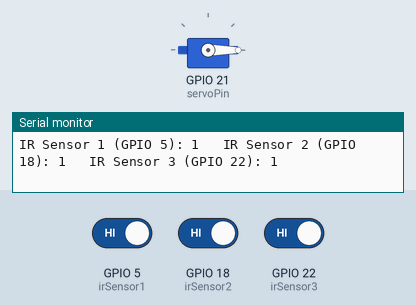
A sketch run on a simulated ESP32. Shown: servo, the last lines printed to the serial monitor. The inputs (shaded band) are chosen by the test bench; at power-on: GPIO 5 (irSensor1) HIGH, GPIO 18 (irSensor2) HIGH, GPIO 22 (irSensor3) HIGH.

Above: at 1.8 s.
1.9 s: GPIO 5 (irSensor1) driven LOW
At 3.2 s:
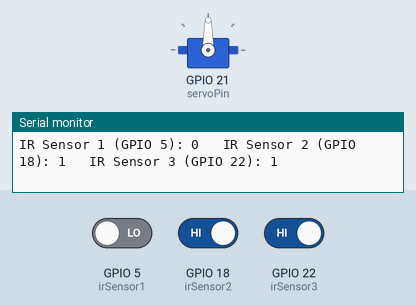
3.5 s: GPIO 5 (irSensor1) driven HIGH
At 6.8 s:
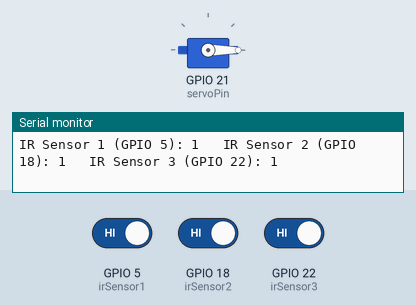
Timing chart, 0 to 8.3 s (numbered marks = the images above; inputs shaded):
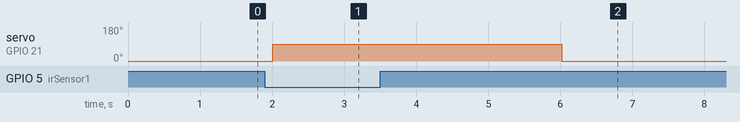

Measured:
- after the input at 1.9 s, servo on GPIO 21 (servoPin): 0° → 90° after 0.11 s
- after the input at 3.5 s, servo on GPIO 21 (servoPin): 90° → 0° after 2.5 s

The sketch:

No_mqtt.ino
```cpp
#include <ESP32Servo.h>  // ไลบรารีสำหรับควบคุมเซอร์โวมอเตอร์บน ESP32

// กำหนดขา GPIO สำหรับเซ็นเซอร์ IR Line Tracking Module บนบอร์ด ESP32
const int irSensor1 = 5;    // เซ็นเซอร์ IR ตัวที่ 1 ที่ขา GPIO 5
const int irSensor2 = 18;   // เซ็นเซอร์ IR ตัวที่ 2 ที่ขา GPIO 18
const int irSensor3 = 22;   // เซ็นเซอร์ IR ตัวที่ 3 ที่ขา GPIO 22
const int servoPin = 21;    // ขา PWM สำหรับควบคุมเซอร์โวมอเตอร์

Servo myServo;  // สร้างอ็อบเจ็กต์ Servo
int objectCount = 0;        // ตัวแปรนับจำนวนวัตถุที่เซ็นเซอร์ IR ที่ขา 5 ตรวจจับได้
unsigned long lastDetectionTime = 0;  // เก็บเวลาที่ตรวจจับได้ครั้งล่าสุด
bool objectDetected = false;  // สถานะการตรวจจับวัตถุ

void setup() {
  Serial.begin(115200);  // เริ่มต้นการสื่อสารแบบ Serial ที่ความเร็ว 115200

  // ตั้งค่าขา IR เป็นขาอินพุต
  pinMode(irSensor1, INPUT);
  pinMode(irSensor2, INPUT);
  pinMode(irSensor3, INPUT);

  // เริ่มต้นการควบคุมเซอร์โวมอเตอร์ที่ขา PWM ที่กำหนดไว้
  myServo.attach(servoPin);
  myServo.write(0);  // ตั้งเซอร์โวให้เริ่มต้นที่ 0 องศา
}

void loop() {
  // อ่านค่าจาก D0 ของเซ็นเซอร์ IR แต่ละตัว
  int value1 = digitalRead(irSensor1);
  int value2 = digitalRead(irSensor2);
  int value3 = digitalRead(irSensor3);

  // แสดงผลค่าจากเซ็นเซอร์แต่ละตัว
  Serial.print("IR Sensor 1 (GPIO 5): ");
  Serial.print(value1);
  Serial.print("\t IR Sensor 2 (GPIO 18): ");
  Serial.print(value2);
  Serial.print("\t IR Sensor 3 (GPIO 22): ");
  Serial.println(value3);

  // ตรวจสอบสถานะของเซ็นเซอร์ IR ที่ขา 5
  if (value1 == 0) {  // ตรวจจับวัตถุได้
    if (!objectDetected) {
      objectCount++;  // เพิ่มจำนวนวัตถุที่ตรวจจับได้
      Serial.print("Object Count: ");
      Serial.println(objectCount);
      objectDetected = true;  // เปลี่ยนสถานะเป็นตรวจจับวัตถุ
    }

    // ตั้งเซอร์โวมอเตอร์ไปที่ 90 องศา
    myServo.write(90);
    lastDetectionTime = millis();  // บันทึกเวลาที่ตรวจจับล่าสุด
  } else {  // ตรวจจับวัตถุไม่ได้
    objectDetected = false;
    if (millis() - lastDetectionTime >= 3000) {  // ตรวจสอบว่าไม่มีวัตถุเป็นเวลา 3 วินาที
      myServo.write(0);  // หมุนกลับไปที่ 0 องศา
    }
  }

  delay(500);  // หน่วงเวลา 500 มิลลิวินาทีระหว่างการอ่าน
}
```
